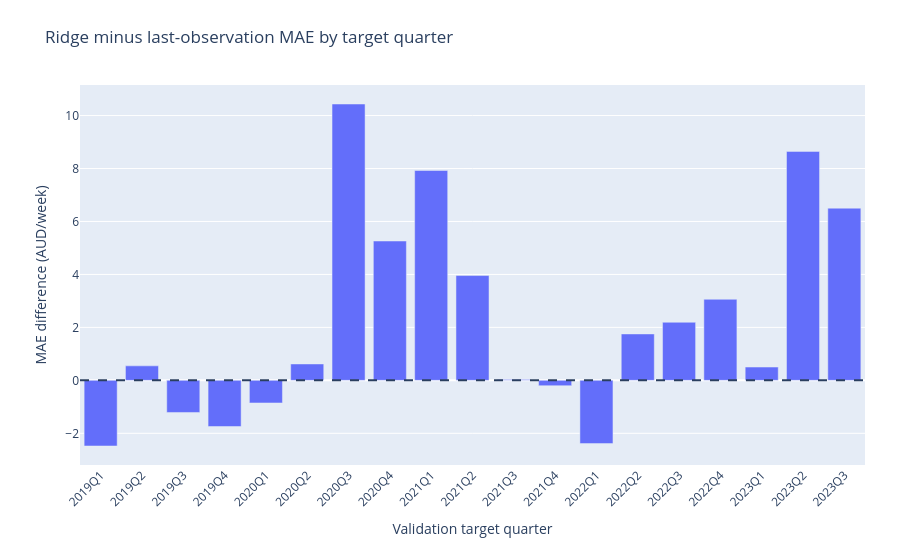
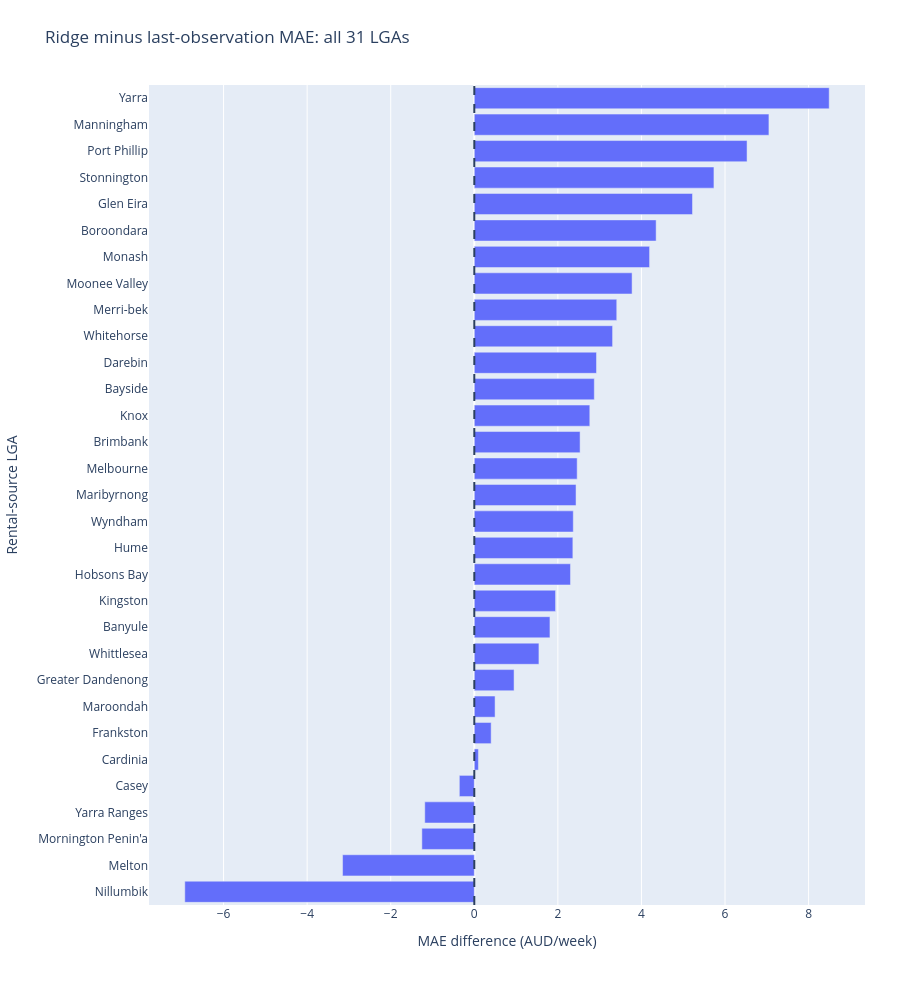
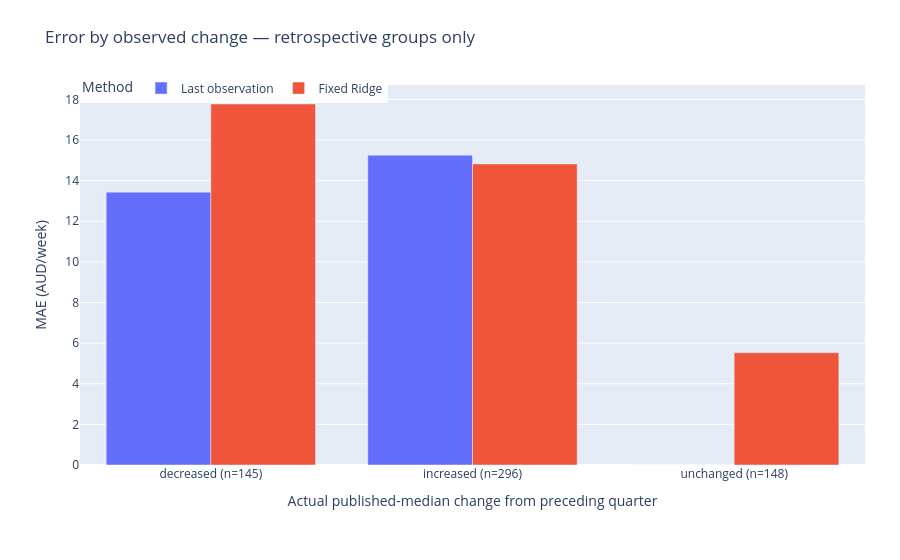
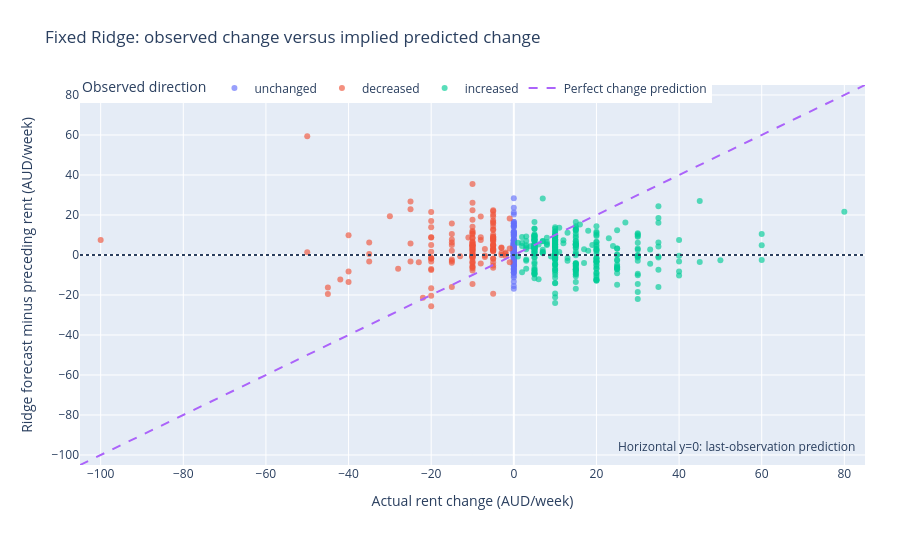

Notebook cell for these charts, in order:
### Markdown cell above
## 7. Four diagnostic charts

1. **MAE gap by quarter:** above zero favours last observation; below zero favours Ridge. Every quarter is shown.
2. **MAE gap by LGA:** every LGA has the same 19 targets. Sorting describes an error difference, not rental desirability.
3. **Error by observed change:** show sample sizes and compare means. Groups are only known after the outcome.
4. **Actual versus implied change:** each point is one target. The horizontal zero line is last observation’s no-change prediction; the diagonal is a perfect change prediction. Neither line is a new fitted model.

These are validation forecast errors, not independent random observations. No iid significance test, causal explanation or confidence interval is inferred from the plots. Plotly HTML exports retain hover/zoom interactions: [official documentation](https://plotly.com/python/interactive-html-export/).

### Code cell
figures={}
figures['01_mae_gap_by_quarter.html']=px.bar(
    by_quarter,x='target_quarter',y='ridge_minus_last_mae',
    title='Ridge minus last-observation MAE by target quarter',
    labels={'target_quarter':'Validation target quarter','ridge_minus_last_mae':'MAE difference (AUD/week)'},
    hover_data={'n_targets':True,'last_mae':':.3f','ridge_mae':':.3f','contribution_to_overall_mae_gap':':.4f'})
figures['01_mae_gap_by_quarter.html'].add_hline(y=0,line_dash='dash')
figures['01_mae_gap_by_quarter.html'].update_xaxes(tickangle=-45)
ordered=by_lga.sort_values('ridge_minus_last_mae')
figures['02_mae_gap_by_lga.html']=px.bar(
    ordered,x='ridge_minus_last_mae',y='rental_area_name',orientation='h',height=1000,
    title='Ridge minus last-observation MAE: all 31 LGAs',
    labels={'ridge_minus_last_mae':'MAE difference (AUD/week)','rental_area_name':'Rental-source LGA'},
    hover_data={'n_targets':True,'last_mae':':.3f','ridge_mae':':.3f'})
figures['02_mae_gap_by_lga.html'].add_vline(x=0,line_dash='dash')
figures['02_mae_gap_by_lga.html'].update_yaxes(categoryorder='array',categoryarray=ordered.rental_area_name.tolist())
long=by_change[['observed_change_direction','n_targets','last_mae','ridge_mae']].melt(
    id_vars=['observed_change_direction','n_targets'],var_name='method',value_name='mae')
long['method']=long.method.map({'last_mae':'Last observation','ridge_mae':'Fixed Ridge'})
long['group_label']=long.observed_change_direction+' (n='+long.n_targets.astype(str)+')'
figures['03_error_by_observed_change.html']=px.bar(
    long,x='group_label',y='mae',color='method',barmode='group',
    title='Error by observed change — retrospective groups only',
    labels={'group_label':'Actual published-median change from preceding quarter','mae':'MAE (AUD/week)','method':'Method'},
    hover_data={'n_targets':True})
figures['04_actual_versus_implied_change.html']=px.scatter(
    pairs,x='actual_change',y='ridge_implied_change',color='observed_change_direction',
    hover_name='rental_area_name',opacity=0.65,
    title='Fixed Ridge: observed change versus implied predicted change',
    labels={'actual_change':'Actual rent change (AUD/week)','ridge_implied_change':'Ridge forecast minus preceding rent (AUD/week)',
            'observed_change_direction':'Observed direction'},
    hover_data={'target_quarter':True,'last_forecast':':.2f','actual_weekly_rent_aud':':.2f',
                'ridge_forecast':':.2f','ridge_minus_last_absolute_error':':.3f','target_source_median_cell':True})
f=figures['04_actual_versus_implied_change.html']
low=float(min(pairs.actual_change.min(),pairs.ridge_implied_change.min()))-5
high=float(max(pairs.actual_change.max(),pairs.ridge_implied_change.max()))+5
f.add_trace(go.Scatter(x=[low,high],y=[low,high],mode='lines',line={'dash':'dash'},name='Perfect change prediction',hoverinfo='skip'))
f.add_hline(y=0,line_dash='dot')
f.add_annotation(x=0.99,y=0.02,xref='paper',yref='paper',text='Horizontal y=0: last-observation prediction',showarrow=False,xanchor='right')
f.update_xaxes(range=[low,high]);f.update_yaxes(range=[low,high])
for figure in figures.values():
    figure.update_layout(margin={'l':80,'r':35,'t':85,'b':95},legend={'orientation':'h','y':1.03,'x':0})
    figure.show(config={'displaylogo':False,'responsive':True})

### Figure 1 — Plotly figure (JSON) as saved in the notebook; plotly's stock layout.template omitted (floating-point values rounded to 4 significant figures)
{"data": [{"customdata": [[31.0, 8.71, 6.231, -0.1305], [31.0, 6.29, 6.838, 0.02883], [31.0, 8.968, 7.755, -0.06384], [31.0, 8.387, 6.644, -0.09172], [31.0, 8.387, 7.534, -0.04491], [31.0, 18.42, 19.04, 0.03261], [31.0, 9.871, 20.31, 0.5493], [31.0, 9.29, 14.55, 0.277], [31.0, 5.516, 13.44, 0.4172], [31.0, 7.226, 11.18, 0.2083], [31.0, 6.0, 6.037, 0.001938], [31.0, 7.742, 7.541, -0.01058], [31.0, 12.65, 10.26, -0.1257], [31.0, 11.52, 13.27, 0.09229], [31.0, 10.06, 12.26, 0.1155], [31.0, 13.52, 16.58, 0.1611], [31.0, 24.42, 24.92, 0.02646], [31.0, 16.26, 24.9, 0.4551], [31.0, 15.26, 21.76, 0.3422]], "hovertemplate": "Validation target quarter=%{x}<br>MAE difference (AUD/week)=%{y}<br>n_targets=%{customdata[0]}<br>last_mae=%{customdata[1]:.3f}<br>ridge_mae=%{customdata[2]:.3f}<br>contribution_to_overall_mae_gap=%{customdata[3]:.4f}<extra></extra>", "legendgroup": "", "marker": {"color": "#636efa", "pattern": {"shape": ""}}, "name": "", "orientation": "v", "showlegend": false, "textposition": "auto", "type": "bar", "x": ["2019Q1", "2019Q2", "2019Q3", "2019Q4", "2020Q1", "2020Q2", "2020Q3", "2020Q4", "2021Q1", "2021Q2", "2021Q3", "2021Q4", "2022Q1", "2022Q2", "2022Q3", "2022Q4", "2023Q1", "2023Q2", "2023Q3"], "xaxis": "x", "y": [-2.479, 0.5478, -1.213, -1.743, -0.8532, 0.6196, 10.44, 5.263, 7.926, 3.958, 0.03683, -0.201, -2.389, 1.754, 2.195, 3.062, 0.5027, 8.647, 6.503], "yaxis": "y"}], "layout": {"barmode": "relative", "legend": {"orientation": "h", "tracegroupgap": 0, "x": 0, "y": 1.03}, "margin": {"b": 95, "l": 80, "r": 35, "t": 85}, "shapes": [{"line": {"dash": "dash"}, "type": "line", "x0": 0, "x1": 1, "xref": "x domain", "y0": 0, "y1": 0, "yref": "y"}], "title": {"text": "Ridge minus last-observation MAE by target quarter"}, "xaxis": {"anchor": "y", "domain": [0, 1], "tickangle": -45, "title": {"text": "Validation target quarter"}}, "yaxis": {"anchor": "x", "domain": [0, 1], "title": {"text": "MAE difference (AUD/week)"}}}}

### Figure 2 — Plotly figure (JSON) as saved in the notebook; plotly's stock layout.template omitted (floating-point values rounded to 4 significant figures)
{"data": [{"customdata": [[19.0, 20.47, 13.55], [19.0, 20.47, 17.32], [19.0, 10.53, 9.271], [19.0, 11.0, 9.815], [19.0, 8.105, 7.747], [19.0, 6.895, 6.993], [19.0, 5.737, 6.14], [19.0, 6.842, 7.339], [19.0, 7.053, 8.004], [19.0, 4.947, 6.494], [19.0, 8.947, 10.76], [19.0, 7.947, 9.892], [19.0, 9.211, 11.51], [19.0, 5.263, 7.622], [19.0, 5.158, 7.527], [19.0, 12.95, 15.38], [19.0, 28.42, 30.88], [19.0, 5.316, 7.848], [19.0, 4.737, 7.501], [19.0, 10.26, 13.14], [19.0, 8.421, 11.35], [19.0, 15.0, 18.31], [19.0, 9.474, 12.88], [19.0, 14.53, 18.3], [19.0, 13.68, 17.88], [19.0, 11.32, 15.67], [19.0, 13.26, 18.48], [19.0, 14.74, 20.47], [19.0, 13.68, 20.21], [19.0, 11.58, 18.63], [19.0, 14.21, 22.7]], "hovertemplate": "MAE difference (AUD/week)=%{x}<br>Rental-source LGA=%{y}<br>n_targets=%{customdata[0]}<br>last_mae=%{customdata[1]:.3f}<br>ridge_mae=%{customdata[2]:.3f}<extra></extra>", "legendgroup": "", "marker": {"color": "#636efa", "pattern": {"shape": ""}}, "name": "", "orientation": "h", "showlegend": false, "textposition": "auto", "type": "bar", "x": [-6.928, -3.152, -1.255, -1.185, -0.3579, 0.09854, 0.4034, 0.4972, 0.9515, 1.547, 1.81, 1.945, 2.302, 2.359, 2.369, 2.435, 2.462, 2.532, 2.764, 2.872, 2.925, 3.309, 3.409, 3.776, 4.195, 4.351, 5.221, 5.735, 6.527, 7.051, 8.493], "xaxis": "x", "y": ["Nillumbik", "Melton", "Mornington Penin'a", "Yarra Ranges", "Casey", "Cardinia", "Frankston", "Maroondah", "Greater Dandenong", "Whittlesea", "Banyule", "Kingston", "Hobsons Bay", "Hume", "Wyndham", "Maribyrnong", "Melbourne", "Brimbank", "Knox", "Bayside", "Darebin", "Whitehorse", "Merri-bek", "Moonee Valley", "Monash", "Boroondara", "Glen Eira", "Stonnington", "Port Phillip", "Manningham", "Yarra"], "yaxis": "y"}], "layout": {"barmode": "relative", "height": 1000, "legend": {"orientation": "h", "tracegroupgap": 0, "x": 0, "y": 1.03}, "margin": {"b": 95, "l": 80, "r": 35, "t": 85}, "shapes": [{"line": {"dash": "dash"}, "type": "line", "x0": 0, "x1": 0, "xref": "x", "y0": 0, "y1": 1, "yref": "y domain"}], "title": {"text": "Ridge minus last-observation MAE: all 31 LGAs"}, "xaxis": {"anchor": "y", "domain": [0, 1], "title": {"text": "MAE difference (AUD/week)"}}, "yaxis": {"anchor": "x", "categoryarray": ["Nillumbik", "Melton", "Mornington Penin'a", "Yarra Ranges", "Casey", "Cardinia", "Frankston", "Maroondah", "Greater Dandenong", "Whittlesea", "Banyule", "Kingston", "Hobsons Bay", "Hume", "Wyndham", "Maribyrnong", "Melbourne", "Brimbank", "Knox", "Bayside", "Darebin", "Whitehorse", "Merri-bek", "Moonee Valley", "Monash", "Boroondara", "Glen Eira", "Stonnington", "Port Phillip", "Manningham", "Yarra"], "categoryorder": "array", "domain": [0, 1], "title": {"text": "Rental-source LGA"}}}}

### Figure 3 — Plotly figure (JSON) as saved in the notebook; plotly's stock layout.template omitted (floating-point values rounded to 4 significant figures)
{"data": [{"alignmentgroup": "True", "customdata": [[145], [296], [148]], "hovertemplate": "Method=Last observation<br>Actual published-median change from preceding quarter=%{x}<br>MAE (AUD/week)=%{y}<br>n_targets=%{customdata[0]}<extra></extra>", "legendgroup": "Last observation", "marker": {"color": "#636efa", "pattern": {"shape": ""}}, "name": "Last observation", "offsetgroup": "Last observation", "orientation": "v", "showlegend": true, "textposition": "auto", "type": "bar", "x": ["decreased (n=145)", "increased (n=296)", "unchanged (n=148)"], "xaxis": "x", "y": [13.43, 15.25, 0.0], "yaxis": "y"}, {"alignmentgroup": "True", "customdata": [[145], [296], [148]], "hovertemplate": "Method=Fixed Ridge<br>Actual published-median change from preceding quarter=%{x}<br>MAE (AUD/week)=%{y}<br>n_targets=%{customdata[0]}<extra></extra>", "legendgroup": "Fixed Ridge", "marker": {"color": "#EF553B", "pattern": {"shape": ""}}, "name": "Fixed Ridge", "offsetgroup": "Fixed Ridge", "orientation": "v", "showlegend": true, "textposition": "auto", "type": "bar", "x": ["decreased (n=145)", "increased (n=296)", "unchanged (n=148)"], "xaxis": "x", "y": [17.77, 14.82, 5.529], "yaxis": "y"}], "layout": {"barmode": "group", "legend": {"orientation": "h", "title": {"text": "Method"}, "tracegroupgap": 0, "x": 0, "y": 1.03}, "margin": {"b": 95, "l": 80, "r": 35, "t": 85}, "title": {"text": "Error by observed change — retrospective groups only"}, "xaxis": {"anchor": "y", "domain": [0, 1], "title": {"text": "Actual published-median change from preceding quarter"}}, "yaxis": {"anchor": "x", "domain": [0, 1], "title": {"text": "MAE (AUD/week)"}}}}

### Figure 4 — Plotly figure (JSON) as saved in the notebook; plotly's stock layout.template omitted (floating-point values rounded to 4 significant figures; data arrays with more than 128 entries replaced by an {"elided": "..."} marker saying what was removed)
{"data": [{"customdata": {"elided": "148x6 mixed values"}, "hovertemplate": "<b>%{hovertext}</b><br><br>Observed direction=unchanged<br>Actual rent change (AUD/week)=%{x}<br>Ridge forecast minus preceding rent (AUD/week)=%{y}<br>target_quarter=%{customdata[0]}<br>last_forecast=%{customdata[1]:.2f}<br>actual_weekly_rent_aud=%{customdata[2]:.2f}<br>ridge_forecast=%{customdata[3]:.2f}<br>ridge_minus_last_absolute_error=%{customdata[4]:.3f}<br>target_source_median_cell=%{customdata[5]}<extra></extra>", "hovertext": {"elided": "148 str values"}, "legendgroup": "unchanged", "marker": {"color": "#636efa", "opacity": 0.65, "symbol": "circle"}, "mode": "markers", "name": "unchanged", "orientation": "v", "showlegend": true, "type": "scatter", "x": {"elided": "148 float values"}, "xaxis": "x", "y": {"elided": "148 float values"}, "yaxis": "y"}, {"customdata": {"elided": "145x6 mixed values"}, "hovertemplate": "<b>%{hovertext}</b><br><br>Observed direction=decreased<br>Actual rent change (AUD/week)=%{x}<br>Ridge forecast minus preceding rent (AUD/week)=%{y}<br>target_quarter=%{customdata[0]}<br>last_forecast=%{customdata[1]:.2f}<br>actual_weekly_rent_aud=%{customdata[2]:.2f}<br>ridge_forecast=%{customdata[3]:.2f}<br>ridge_minus_last_absolute_error=%{customdata[4]:.3f}<br>target_source_median_cell=%{customdata[5]}<extra></extra>", "hovertext": {"elided": "145 str values"}, "legendgroup": "decreased", "marker": {"color": "#EF553B", "opacity": 0.65, "symbol": "circle"}, "mode": "markers", "name": "decreased", "orientation": "v", "showlegend": true, "type": "scatter", "x": {"elided": "145 float values"}, "xaxis": "x", "y": {"elided": "145 float values"}, "yaxis": "y"}, {"customdata": {"elided": "296x6 mixed values"}, "hovertemplate": "<b>%{hovertext}</b><br><br>Observed direction=increased<br>Actual rent change (AUD/week)=%{x}<br>Ridge forecast minus preceding rent (AUD/week)=%{y}<br>target_quarter=%{customdata[0]}<br>last_forecast=%{customdata[1]:.2f}<br>actual_weekly_rent_aud=%{customdata[2]:.2f}<br>ridge_forecast=%{customdata[3]:.2f}<br>ridge_minus_last_absolute_error=%{customdata[4]:.3f}<br>target_source_median_cell=%{customdata[5]}<extra></extra>", "hovertext": {"elided": "296 str values"}, "legendgroup": "increased", "marker": {"color": "#00cc96", "opacity": 0.65, "symbol": "circle"}, "mode": "markers", "name": "increased", "orientation": "v", "showlegend": true, "type": "scatter", "x": {"elided": "296 float values"}, "xaxis": "x", "y": {"elided": "296 float values"}, "yaxis": "y"}, {"hoverinfo": "skip", "line": {"dash": "dash"}, "mode": "lines", "name": "Perfect change prediction", "type": "scatter", "x": [-105, 85], "y": [-105, 85]}], "layout": {"annotations": [{"showarrow": false, "text": "Horizontal y=0: last-observation prediction", "x": 0.99, "xanchor": "right", "xref": "paper", "y": 0.02, "yref": "paper"}], "legend": {"orientation": "h", "title": {"text": "Observed direction"}, "tracegroupgap": 0, "x": 0, "y": 1.03}, "margin": {"b": 95, "l": 80, "r": 35, "t": 85}, "shapes": [{"line": {"dash": "dot"}, "type": "line", "x0": 0, "x1": 1, "xref": "x domain", "y0": 0, "y1": 0, "yref": "y"}], "title": {"text": "Fixed Ridge: observed change versus implied predicted change"}, "xaxis": {"anchor": "y", "domain": [0, 1], "range": [-105, 85], "title": {"text": "Actual rent change (AUD/week)"}}, "yaxis": {"anchor": "x", "domain": [0, 1], "range": [-105, 85], "title": {"text": "Ridge forecast minus preceding rent (AUD/week)"}}}}
